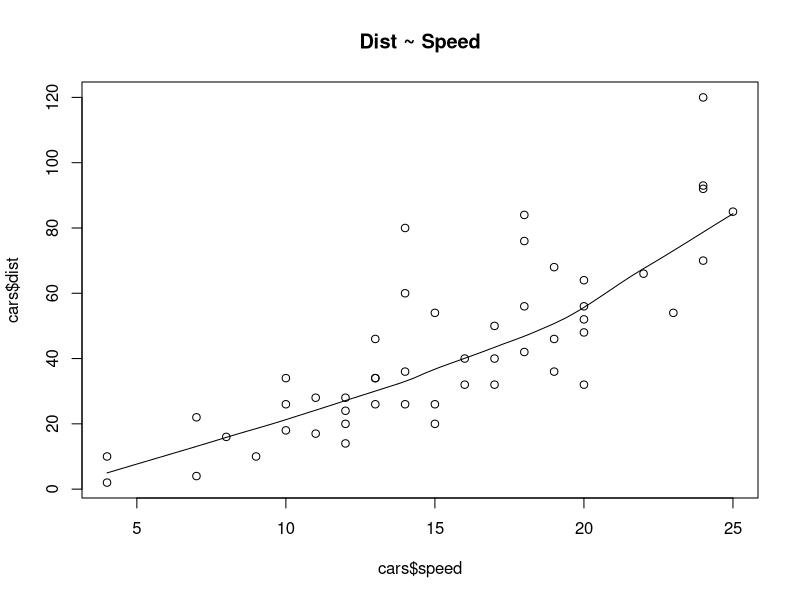
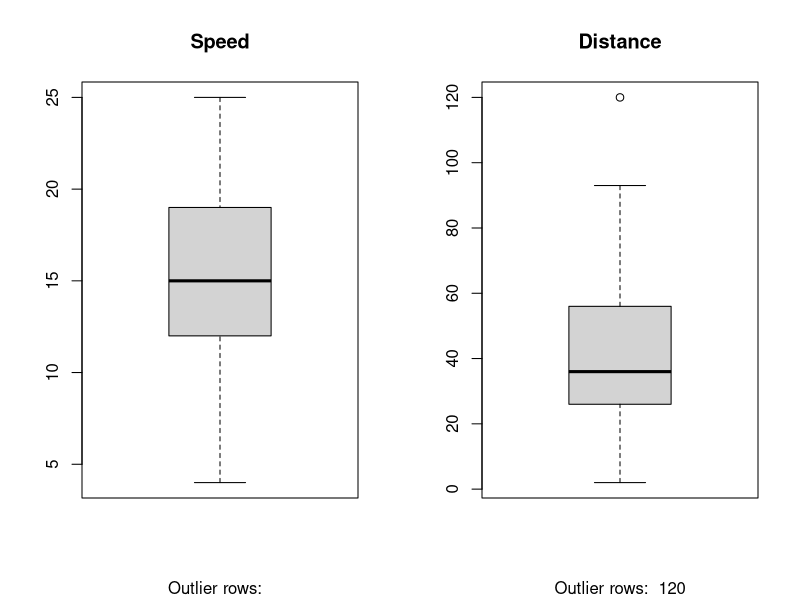

These figures' R source, in order:
head(cars)
scatter.smooth(x=cars$speed, y=cars$dist, main="Dist ~ Speed")

#divide graph area in 2 coloumns
par(mfrow=c(1,2))
boxplot(cars$speed,main="Speed",sub=paste("Outlier rows: ", boxplot.stats(cars$speed)$out))###boxsplot of speed
##box plot for distance
boxplot(cars$dist, main="Distance",sub=paste("Outlier rows: ",boxplot.stats(cars$dist)$out))

##calculated correlation b/w speed and distance
cor(cars$speed, cars$dist)

#build leaner model

linerMod <- lm(dist ~ speed, data = cars) #build liner regression model on full data
print(linerMod)

######Liner Regaression model Diagnostics

summary(linerMod)# model summary

modelSummary <- summary(linerMod)# capture model summary as an object
modelCoeffs <- modelSummary$coefficients# model coefficients
beta.estimate <- modelCoeffs["speed","Estimate"]#get beta estimate for speed
std.error <- modelCoeffs["speed", "Std. Error"] #get std.error for speed

t_value <- beta.estimate/std.error#calc t statistic
p_value <- 2*pt(-abs(t_value), df=nrow(cars)-ncol(cars))  #cal p vlaue

f_statistic <- linerMod$fstatistic[1]  #fstatistic
f <- summary(linerMod)$fstatistic  #parameters for model p-value calc
model_p <- pf(f[1],f[2],f[3], lower=FALSE)


###STEP1: Create the training (development) and test(validaton) data samples form original data
#creat training and test dasta

set.seed(100) #setting seed to reproduce results of random sampling

trainingRowIndex <- sample(1:nrow(cars), 0.8*nrow(cars)) #row indices for  data
trainingData <- cars[trainingRowIndex, ]# model training data
testData <- cars[-trainingRowIndex, ] #test data


#STEP2: Develop the model on training data and use it to predic the distanc on the test

#Build the model on training data
lmMod <- lm(dist ~ speed, data=trainingData) #Build the model
distPred <-predict(lmMod, testData) #predict distance

##STEP3: Review diagnostic measures
summary(lmMod)
AIC (lmMod)
### STEP4:  calulate prediction accuracy ad error rates
actuals_preds <- data.frame(cbind(actuals=testData$dist, predicteds=distPred)) #make actuals_prodicteds data frame
correlation_accracy <- cor(actuals_preds)
head(actuals_preds)

##lets calu the Min Max accuracy and MAPE
min_max_accuracy <- mean(apply(actuals_preds, 1, min)/ apply(actuals_preds,1,max))
mape <- mean(abs((actuals_preds$predicteds -actuals_preds$actuals))/actuals_preds$actuals)



